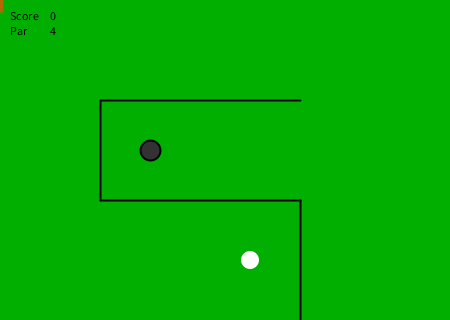
Frame 1 (no input)
Frame 60 (the mouse pressed at the canvas centre just before this capture): identical to frame 1, image omitted
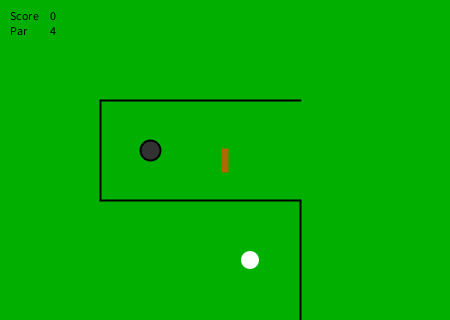
Frame 120 (the mouse held since frame 60 and released just before this capture)

The Processing sketch that drew these frames (run headless with seeded random() and noise(); from frame 60 on, the mouse is pressed at the canvas centre):

// Processing sketch: processing_61651
// ── processing_61651.pde

float angle = 0;
float xspeed;
float yspeed;
int score;
final int PAR = 4;

void setup() {
  size(450, 320);
  smooth();
  textAlign(LEFT);
  fill(0);
  text("Score", 10, 20);
  text(score, 80, 20);

}

void draw() {
  background(0,175,0);
  //scores
  fill(0);
  text("Score", 10, 20);
  text(score, 50, 20);
  text("Par", 10, 35);
  text(PAR, 50, 35);
  //walls
  stroke(0);
  strokeWeight(2);
  line(100, 100, 300, 100);
  line(100, 100, 100, 200);
  line(100, 200, 300, 200);
  line(300, 200, 300, 320);
  
  
  //hole
  fill(50);
  ellipse(150, 150, 20, 20);
  //ball
  noStroke();
  fill(255);
  ellipse(250, 260, 18, 18);
  
  //paddle
  translate(mouseX,mouseY);
  rotate(angle);
  stroke(175,105,0);
  strokeWeight(4);
  rect(-1.5,-10,3,20);
}

void keyPressed() {
  if (key == CODED) {
    if (keyCode == LEFT) {
      angle += 0.1;
    } else if (keyCode == RIGHT) {
      angle -= 0.1;
    }
  }
}

void mouseClicked() {
  score++;
}
